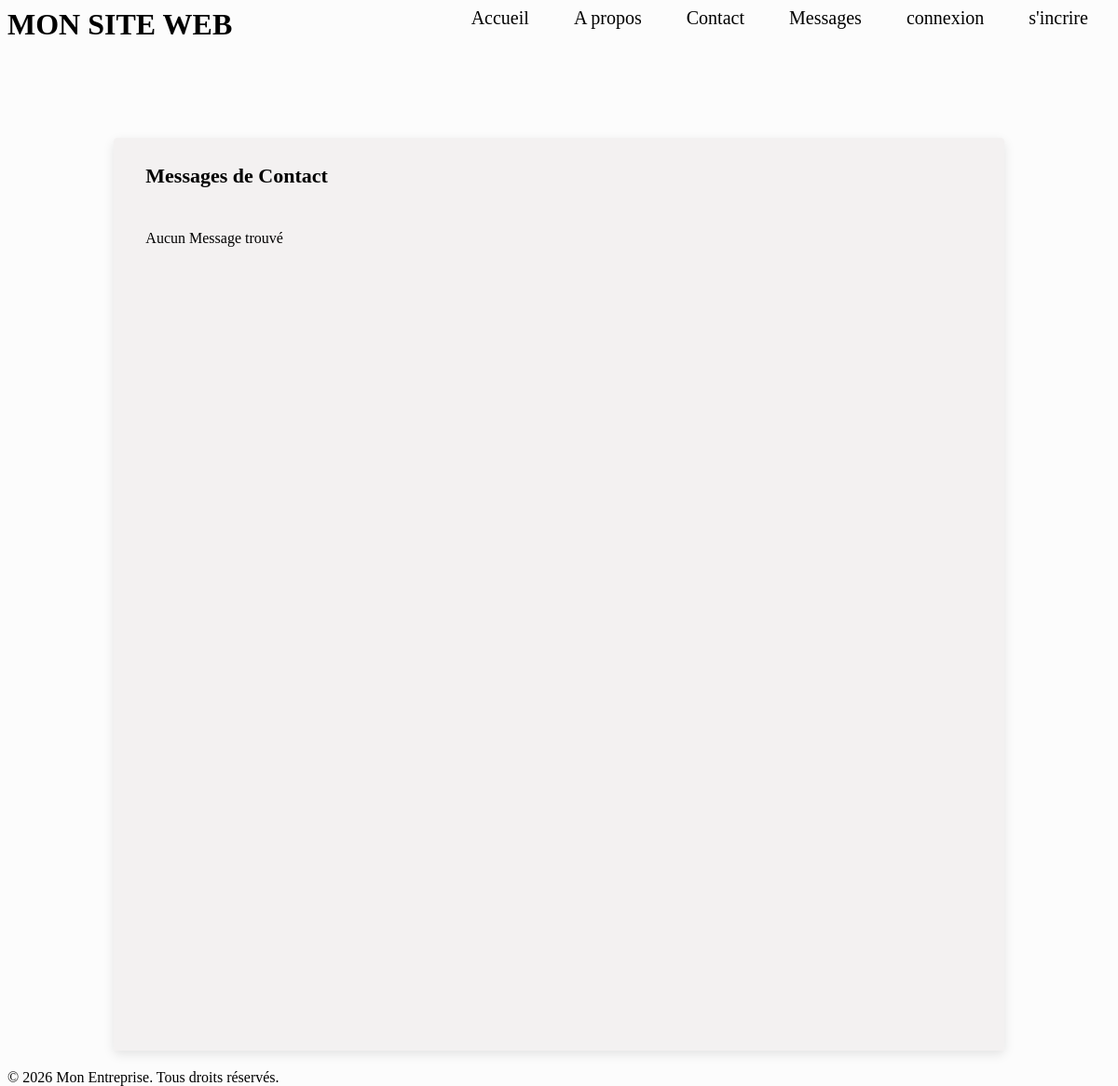
/message_list/, run on an earlier commit of the app's database.
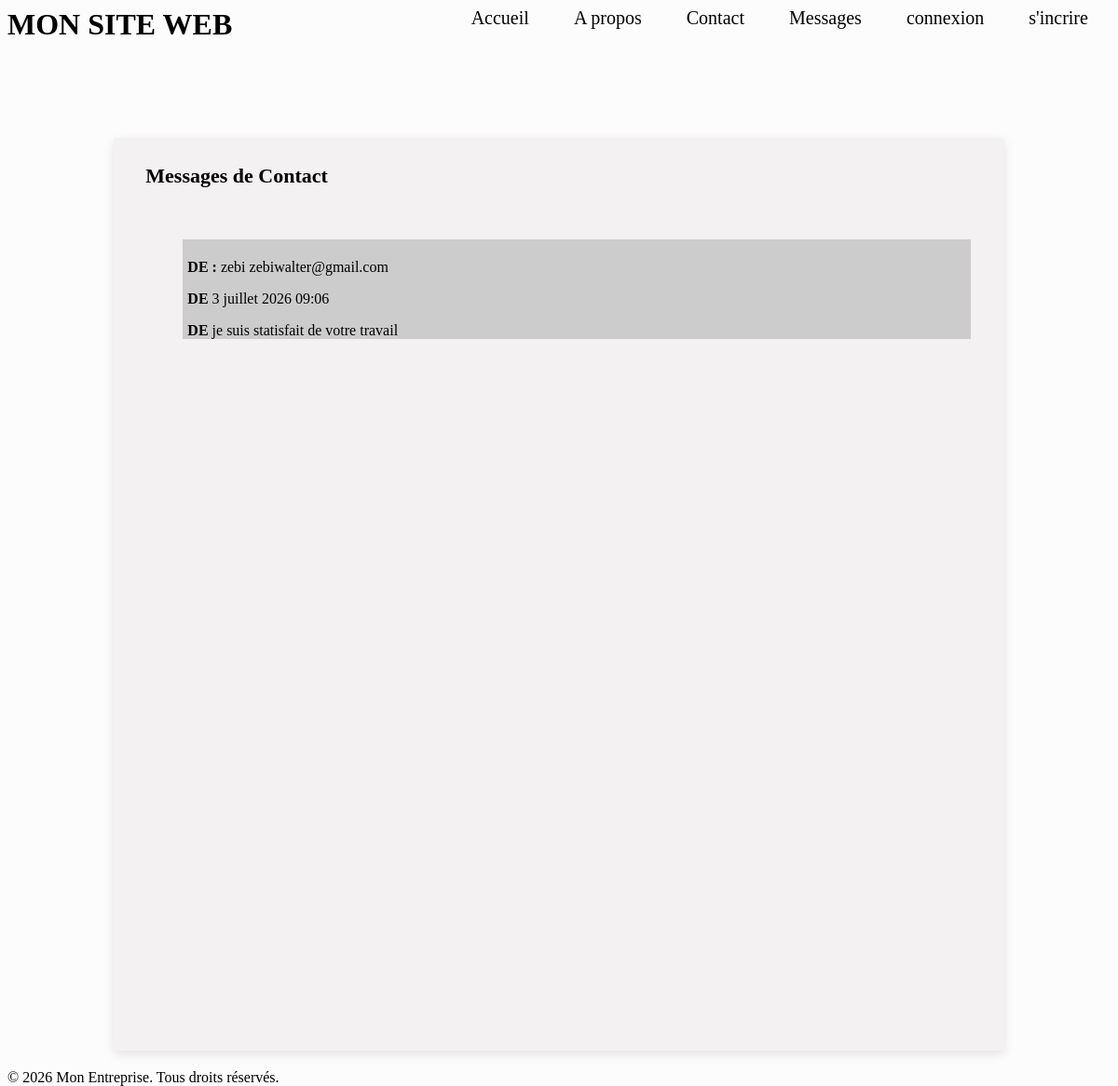
And on a later commit of the database.
### pages/models.py (models this page shows, shortened)
class ContactMessage(models.Model):
    name=models.CharField(max_length=100)
    email=models.EmailField()
    message=models.TextField()
    created_at=models.DateTimeField(
        auto_now_add=True
    )
    is_treated=models.BooleanField(default=False)

### pages/views.py (the view)
# urls.py: path("message_list/",views.MessageListeViews.as_view(),name='message_list')
class MessageListeViews(ListView) :
    model=ContactMessage
    template_name="message_list.html"
    context_object_name="messages_list"
    def get_queryset(self):
        return ContactMessage.objects.filter(is_treated=True)

### templates/message_list.html
{%extends 'base.html'%} {% block content %}
<section>
  <h2>Messages de Contact</h2>
     <section class="Beby">
         {% if messages_list%}
         <ul>
            {% for messages in messages_list %}
            <li>
                <p>
                <strong> DE : </strong> {{messages.name}} {{messages.email}} <br />
                </p>
                <p>
                <strong> DE </strong>
                {{messages.created_at}} <br />
                </p>
                <p>
                    <strong> DE </strong>
                    {{messages.message}} <br />
                </p>
            </li>
            {% endfor %}
        </ul>
        {% else %}
        <p>Aucun Message trouvé</p>
    </section>
</section>
{%endif%} {%endblock%}

### templates/base.html (shortened to what this page needs)
{% load static %}
<!DOCTYPE html>
<html lang="en">
<head>
    <link rel="stylesheet" href="{% static "css/style.css" %}">
</head>
<body>
    <header>
        <h1 >MON SITE WEB</h1>
        <nav>
            <a href="{% url "home" %}" >Accueil</a>
            <a href="{% url "a_propos" %}">A propos</a>
            <a href="{% url "contact" %}">Contact </a>
            <a href="{% url "message_list" %}">Messages </a>
            {% if user.is_authenticated %}
                {% comment %} <a href="{% url "logout" %}" style="color: red;">Déconnexion</a> {% endcomment %}
                <form method="post" action="{% url "logout" %}">
                    {% csrf_token %}
                    <button type="submit" style="background-color: red; border-radius: 10px;"> Déconnexion</button>
                </form>
            {% else %}
                 <a href="{% url "login" %}">connexion </a>
                 <a href="{% url "sigunp" %}">s'incrire </a>
            {% endif %}
        </nav>
    </header>
    <main>
        {% block content %}{%endblock%}
    </main>
    <footer>
       <p>&copy; {% now "Y" %} Mon Entreprise. Tous droits réservés.</p>
   </footer>
</body>
</html>

### static/css/style.css (style rules this page uses)
body { height: 120px; background-color: rgb(252, 252, 252); }
header { height: 120px; width: 100%; display: flex; justify-content: space-between; align-items: center; }
header h1 { height: 100%; width: 30%; }
nav { height: 100%; width: 60%; display: flex; justify-content: space-around; }
nav a { text-decoration: none; font-size: 20px; color: rgb(0, 0, 0); }
main { height: 980px; width: 79%; background-color: rgba(238, 235, 235, 0.637); margin: 20px auto; box-shadow: rgba(0, 0, 0, 0.1) 0px 4px 12px; border-radius: 4px; padding-left: 20px; display: flex; flex-direction: column; gap: 10px; }
main h2 { color: rgb(0, 0, 0); font-size: 22px; }
section { height: 95%; width: 97%; margin: 10px auto; display: flex; flex-direction: column; }
.Beby { height: 100%; width: 100%; display: flex; flex-direction: column; }
.Beby ul { height: 100%; width: 94%; }
li { height: 12%; width: 98%; margin-top: 10px; padding: 5px; list-style-type: none; background-color: #ccc; }

What changed in the data, as far as the page shows it:
now on this page (row edited): ContactMessage: name "zebi", email "zebiwalter@gmail.com", created_at "3 juillet 2026 09:06", message "je suis statisfait de votre travail"
Also different on the page:
text no longer shown: "Aucun Message trouvé"
